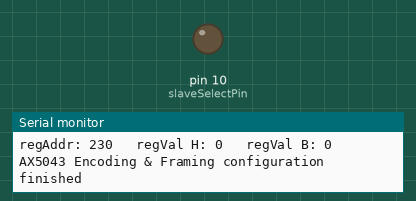
The sketch below on a simulated Arduino Uno, built with avr-gcc and run on an emulated ATmega328P. On the bench: output pins drawn as LEDs (lit = HIGH), the last lines printed to the serial monitor.

Above: at 3.1 s.
At 7.2 s:
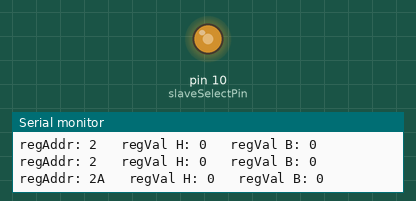
At 13.2 s:
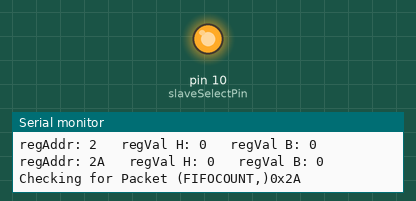
Timing chart, 0 to 16.3 s (numbered marks = the images above):
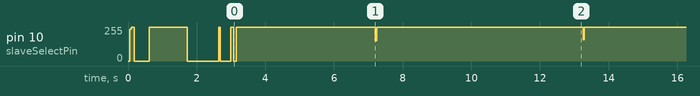

The sketch:

ax5043-27Mhz-RX-1.1-AFSK.ino
```cpp
// ***********************************************************************************************
//  Name:      Basic read/write test
//  Date:       16 May 2022
//  Brief:       Crude SPI test - read write
//  Author:     Jonathan Askey
// ***********************************************************************************************

// RDF put in configuration values from : https://www.notblackmagic.com/bitsnpieces/ax5043/
// For 16 Mhz Crystal with 5 pF capacitance. RF 458.75 MHz. AFSK modulation. Power 16dBm.

/*  SPI connections
    Uno/Nano      AX5043
    MOSI  11      17
    MISO  12      16
    SCK   13      15
    SS    10      14
    3.3v          23
    GND            6
*/

/*
   (Startup routine from Data sheet)
   Reset the Chip. Set SEL to high for at least 1μs, then low. Wait until MISO goes high.
  Set, and then clear, the RST bit of register PWRMODE.
  2. Set the PWRMODE register to POWERDOWN.
  3. Program parameters. It is recommended that suitable parameters are calculated
  using the AX_RadioLab tool available from Axsem.
*/

/*
 * Current draw  as RX  6.7 mA - OK from data sheet
 *
 *
 */
```

b_setup.ino
```cpp
# include <SPI.h>

uint8_t slaveSelectPin = 10; // CS Chip Select
uint8_t MISOPin = 12; // MISO
uint16_t regAddr = 0x00;
uint16_t regVal = 0x00;
uint16_t configure1[2][10]; // Declare array
uint16_t configure2[2][22]; // Declare array
uint16_t configure3[2][7]; // Declare array
uint16_t configure4[2][10]; // Declare array
int i = 0;
int j = 0;

void setup() {
  Serial.begin(9600);
  digitalWrite(slaveSelectPin, HIGH);
  pinMode(slaveSelectPin, OUTPUT); // set the SS pin as an output
  SPI.begin();         // initialize the SPI library
  SPI.beginTransaction(SPISettings(14000000, MSBFIRST, SPI_MODE0));
  // Reset the AX5043, (SEL Pin 14)
  digitalWrite(slaveSelectPin, HIGH);
  delay (1); // 1mS delay
  digitalWrite(slaveSelectPin, LOW);

  if ( MISOPin = HIGH)      // test bit shown.
  {
    // Reset test
    Serial.print("\n"); //newline
    Serial.print("Reset chip done OK. MISO now high");
    Serial.print("\n"); //newline
  }
  else
  {
    Serial.print("\n"); //newline
    Serial.print("Reset chip failed. MISO still low");
    Serial.print("\n"); //newline
  }

  regAddr = 0x02; // PWRMODE register
  regVal = 0x80;  // Set the Reset pin
  writeRegister(regAddr, regVal); // Function call
  Serial.print("PWRMODE register(0x02) set to reset");
  Serial.print("\n"); //newline

  regAddr = 0x02; // PWRMODE register
  regVal = 0x00;  // Set the Reset pin
  writeRegister(regAddr, regVal); // Function call
  Serial.print("PWRMODE register(0x02) set to power down");
  Serial.print("\n"); //newline

  Serial.print("Change Registers as per the Not Black Magic website");
  Serial.print("\n"); //newline

  // uint16_t configure1[2][10]  = { { 0xF10, 0xF11, 0xF35, 0x184, 0xF34, 0x032, 0x34, 0x35, 0x36, 0x37, }, { 0x03, 0x07, 0x10, 0x00, 0x28, 0x34, 0x01, 0xB1, 0x99, 0x9A,  } }; // configuration values into array for 27.1 MHz
  // uint16_t configure1[2][10]  = { { 0xF10, 0xF11, 0xF35, 0x184, 0xF34, 0x032, 0x34, 0x35, 0x36, 0x37, }, { 0x03, 0x07, 0x10, 0x00, 0x28, 0x34, 0x01, 0xB3, 0x33, 0x33,  } }; // configuration values into array for 27.2 MHz
  // Odd thing that PLL does not lock below 27.3 MHz ??
  uint16_t configure1[2][10]  = { { 0xF10, 0xF11, 0xF35, 0x184, 0xF34, 0x032, 0x34, 0x35, 0x36, 0x37, }, { 0x03, 0x07, 0x10, 0x00, 0x28, 0x34, 0x01, 0xB4, 0xCC, 0xCD,  } }; // configuration values into array for 27.3 MHz
  // uint16_t configure1[2][10]  = { { 0xF10, 0xF11, 0xF35, 0x184, 0xF34, 0x032, 0x34, 0x35, 0x36, 0x37, }, { 0x03, 0x07, 0x10, 0x00, 0x28, 0x04, 0x1B, 0x47, 0x33, 0x34,  } }; // configuration values into array for 436.45 MHz
  // uint16_t configure1[2][10]  = { { 0xF10, 0xF11, 0xF35, 0x184, 0xF34, 0x032, 0x34, 0x35, 0x36, 0x37, }, { 0x03, 0x07, 0x10, 0x00, 0x28, 0x04, 0x1C, 0xAC, 0x00, 0x00,  } }; // configuration values into array for 458.75 MHz
  // uint16_t configure1[2][10]  = { { 0xF10, 0xF11, 0xF35, 0x184, 0xF34, 0x032, 0x34, 0x35, 0x36, 0x37, }, { 0x03, 0x07, 0x10, 0x00, 0x28, 0x04, 0x1C, 0xA0, 0x00, 0x00,  } }; // configuration values into array for 458.00 MHz

  for (int i = 0; i < 10; i++)
  {
    for (int j = 0; j < 1; j++)
    {
      regAddr = configure1[j][i];
      regVal = configure1[j + 1][i];

      writeRegister(regAddr, regVal); // Function call
    }
  }

  Serial.print("Initial Configuration finished");
  Serial.print("\n"); //newline

  delay(1000); // wait for 1 sec for auto ranging

  byte value = regVal ;      // test bit shown. Test if both are true.
  byte testbit4 = 0x10 ;     // a byte with only bit 4 set
  if ( value & testbit4 )      // test bit shown. Test if both are true.
    //  if (bitRead(regVal, 5) = HIGH ) // test bit shown. Test if both are true. Does not work.
  {
    // Auto ranging failed
    Serial.print("Auto ranging failed");
    Serial.print("\n"); //newline
  }
  else
  {
    // Auto ranging successful
    Serial.print("\n"); //newline
    Serial.print("Auto ranging successful");
    Serial.print("\n"); //newline
    Serial.print("\n"); //newline
  }
  // Read the register for the address below:
  regAddr = 0x33;
  // uint16_t regVal = 0x00;
  digitalWrite(10, LOW);
  // SPI.transfer(regAddr & 0x7F);   // send address + r/w bit
  SPI.transfer(0x00 + regAddr);      // 8 bit - bit 7 is R(0)W(1) and then 7 address bits
  regVal = SPI.transfer(0);          // retrieve reg value

  // display reg value
  Serial.print("regAddr: ");
  Serial.print(regAddr, HEX);
  Serial.print("   regVal H: ");
  Serial.print(regVal, HEX);
  Serial.print("   regVal B: ");
  Serial.println(regVal, BIN);
  digitalWrite(10, HIGH);


  // RX settings
  Serial.print("\n"); //newline
  Serial.print("Putting in RX settings.");
  Serial.print("\n"); //newline

  // RX settings. (Wire mode is set up by putting in 2 registers at the end - 0x22 and 0x23. Values 0x04, 0x04 respectively.)
  // Note that Afskmark and Afkspace registers (0x110, 0x111, 0x112, 0x113) are different for TX & RX  (RX values are  0x00, 0xD9, 0x00, 0x76,)
  uint16_t configure2[2][22]  = { {0x10, 0x102, 0x126, 0x103, 0x104, 0x105, 0x100, 0x101, 0x109, 0x10A, 0x10B, 0x110, 0x111, 0x112, 0x113, 0x114, 0x121, 0x120, 0x124, 0x125, 0x12C, 0x12D }, {0x0A, 0x18, 0x03, 0x01, 0x15, 0xC8, 0x01, 0x55, 0x00, 0x0E, 0xBF, 0x00, 0xD9, 0x00, 0x76, 0x08, 0x89, 0xA7, 0x95, 0x91, 0x00, 0x00 } }; // configuration values into array

  // Putting in settings
  for (int i = 0; i < 22; i++)
  {
    for (int j = 0; j < 1; j++)
    {
      regAddr = configure2[j][i];
      regVal = configure2[j + 1][i];

      writeRegister(regAddr, regVal); // Function call
    }
  }


  // Encoding & Framing settings
  Serial.print("\n"); //newline
  Serial.print("Putting in Encoding & Framing settings.");
  Serial.print("\n"); //newline

  // Encoding & Framing settings.
  uint16_t configure3[2][7]  = { {  0x011, 0x012, 0xF72, 0x201, 0x203, 0x233, 0x230 }, { 0x03, 0x014, 0x00, 0xF0, 0xFF, 0x1F, 0x0D } }; // configuration values into array

  // Putting in settings
  for (int i = 0; i < 7; i++)
  {
    for (int j = 0; j < 1; j++)
    {
      regAddr = configure3[j][i];
      regVal = configure3[j + 1][i];

      writeRegister(regAddr, regVal); // Function call
    }
  }
  Serial.print("\n"); //newline
  Serial.print("AX5043 Encoding & Framing configuration finished");
  Serial.print("\n"); //newline
  Serial.print("\n"); //newline

  Serial.print("\n"); //newline
  Serial.print("AX5043 TX configuration finished");
  Serial.print("\n"); //newline
  Serial.print("\n"); //newline


}
```

c_loop.ino
```cpp
void loop() {
  regAddr = 0x02; // PWRMODE register
  regVal = 0x65;  // Standby
  writeRegister(regAddr, regVal); // Function call

  regAddr = 0x02; // PWRMODE register
  regVal = 0x67;  // FIFO enabled
  writeRegister(regAddr, regVal); // Function call

  delay(4000);                // waits for 4 second

  regAddr = 0x02; // PWRMODE register
  regVal = 0x69;  // Receive mode
  writeRegister(regAddr, regVal); // Function call

  regAddr = 0x2A; // FIFOCOUNT register
  regVal = 0x00;  // Dummy value
  writeRegister(regAddr, regVal); // Function call
  Serial.print("Checking for Packet (FIFOCOUNT,)0x2A");
  Serial.print("\n"); //newline
  Serial.print("\n"); //newline

  delay(6000);                // waits for 10 second

}
```

d_functions.ino
```cpp
void writeRegister(uint16_t regAddr, uint16_t regVal) {
  // /*
  // WRITE TO REGISTER
  digitalWrite(10, LOW);            // Select set the SS pin to LOW
  // SPI.transfer(0x87);                // 8 bit - bit 7 is R(0)W(1) and then 7 address bits
  SPI.transfer(0x80 + regAddr);                // 8 bit - bit 7 is R(0)W(1) and then 7 address bits
  // SPI.transfer(5);                  // data value
  SPI.transfer(regVal);                  // data value
  digitalWrite(10, HIGH);            // Deselect set the SS pin HIGH
  // */

  // Read the register we have just written to
  digitalWrite(10, LOW);
  // SPI.transfer(regAddr & 0x7F);   // send address + r/w bit
  SPI.transfer(0x00 + regAddr);                // 8 bit - bit 7 is R(0)W(1) and then 7 address bits
  regVal = SPI.transfer(0);        // retrieve reg value

  // display reg value
  Serial.print("regAddr: ");
  Serial.print(regAddr, HEX);
  Serial.print("   regVal H: ");
  Serial.print(regVal, HEX);
  Serial.print("   regVal B: ");
  Serial.println(regVal, BIN);
  digitalWrite(10, HIGH);

}
/*
  // (NOT WORKING) Debug Fxtal signal set PINFUNCSYSCLK (x21) to output fxtal/16
    uint16_t configure1[2][6]  = { { 0xF10, 0xF11, 0xF35, 0x32, 0x184, 0x21 }, { 0x03, 0x07, 0x10, 0x00, 0x02, 0x08  } }; // Debug fxtal/16

    for (int i = 0; i < 6; i++)
    {
    for (int j = 0; j < 1; j++)
    {
      regAddr = configure1[j][i];
      regVal = configure1[j + 1][i];

      writeRegister(regAddr, regVal); // Function call
    }
    }

    Serial.print("\n"); //newline
    Serial.print("Debug Fxtal signal finished");
*/
```

Measured:
- by itself, pin 10 (slaveSelectPin): 239/255 → 255/255 at 0.09 s, → 0/255 0.10 s later, → 255/255 0.43 s later, → 0/255 1.1 s later, … (23 changes in this stretch)
